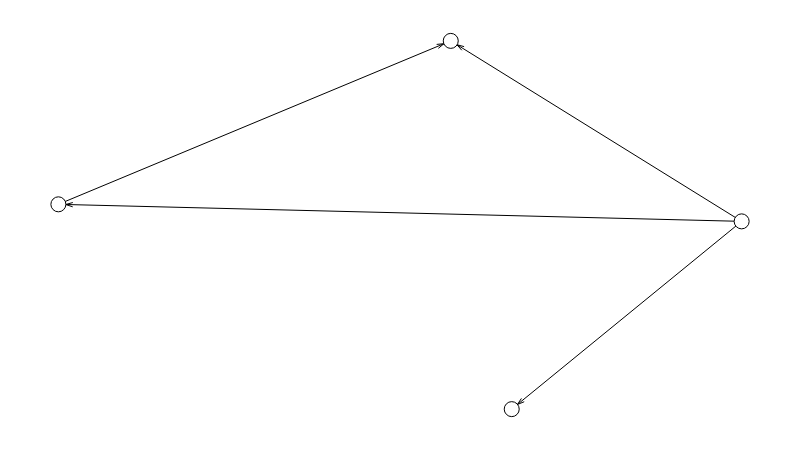

Here is the notebook cell this chart was saved with:
### Code cell
g = fm.load('test_data/test.gml')
g.set_all_nodes(size=15, labpos='hover')
g.move('kamada_kawai')
g.draw()

### Figure 1 — Plotly figure (JSON) as saved in the notebook; plotly's stock layout.template omitted (floating-point values rounded to 4 significant figures)
{"data": [{"hoverinfo": "none", "line": {"color": "rgb(127, 127, 127)", "dash": "solid", "width": 0}, "mode": "lines", "type": "scatter", "x": [0.5595, 0.5595, null, 0, 1, null], "y": [0, 1, null, 0.5165, 0.5165, null]}, {"hoverinfo": "none", "line": {"color": "rgb(0, 0, 0)", "dash": "solid", "width": 1}, "mode": "lines", "type": "scatter", "x": [1, 0.5743, null, 0.5834, 0.5904, null, 0.5834, 0.5938, null, 1, 0, null, 0.01077, 0.02098, null, 0.01077, 0.02114, null, 1, 0.6635, null, 0.6718, 0.6818, null, 0.6718, 0.6777, null, 0, 0.5743, null, 0.5644, 0.5536, null, 0.5644, 0.5561, null], "y": [0.5099, 1, null, 0.9895, 0.9746, null, 0.9895, 0.9844, null, 0.5099, 0.5562, null, 0.5557, 0.5494, null, 0.5557, 0.561, null, 0.5099, 0, null, 0.01257, 0.0201, null, 0.01257, 0.02905, null, 0.5562, 1, null, 0.9923, 0.9904, null, 0.9923, 0.9796, null]}, {"hoverinfo": "text", "marker": {"color": "rgb(255, 255, 255)", "line": {"color": "rgb(0, 0, 0)", "width": 1}, "size": 15, "symbol": "circle"}, "mode": "markers", "text": ["0", "1", "2", "3"], "textfont": {"color": "rgb(0, 0, 0)"}, "textposition": "middle center", "type": "scatter", "x": [1, 0.5743, 0, 0.6635], "y": [0.5099, 1, 0.5562, 0]}, {"hoverinfo": "none", "mode": "text", "text": [], "textfont": {"color": "rgb(255, 255, 255)"}, "textposition": "middle center", "type": "scatter", "x": [], "y": []}, {"hoverinfo": "none", "mode": "text", "text": [null, null, null, null], "textfont": {"color": "rgb(0, 0, 0)"}, "textposition": "middle center", "type": "scatter", "x": [1, 0.5743, 0, 0.6635], "y": [0.5099, 1, 0.5562, 0]}, {"hoverinfo": "none", "mode": "text", "text": [null, null, null, null], "textfont": {"color": "rgb(0, 0, 0)"}, "textposition": "middle center", "type": "scatter", "x": [0.7795, 0.4996, 0.8409, 0.2815], "y": [0.7327, 0.5068, 0.2347, 0.8023]}, {"hoverinfo": "none", "marker": {"color": "rgba(255, 255, 255, 0)", "line": {"color": "rgba(255, 255, 255, 0)", "width": 0}, "size": 0, "symbol": "circle"}, "mode": "markers", "type": "scatter", "x": [0.5, 0, 1, 0.5], "y": [0, 0.5, 0.5, 1]}], "layout": {"height": 450, "hovermode": "closest", "margin": {"b": 10, "l": 10, "r": 10, "t": 10}, "plot_bgcolor": "rgb(255, 255, 255)", "showlegend": false, "width": 800, "xaxis": {"fixedrange": true, "showgrid": false, "showticklabels": false, "zeroline": false}, "yaxis": {"fixedrange": true, "showgrid": false, "showticklabels": false, "zeroline": false}}}
